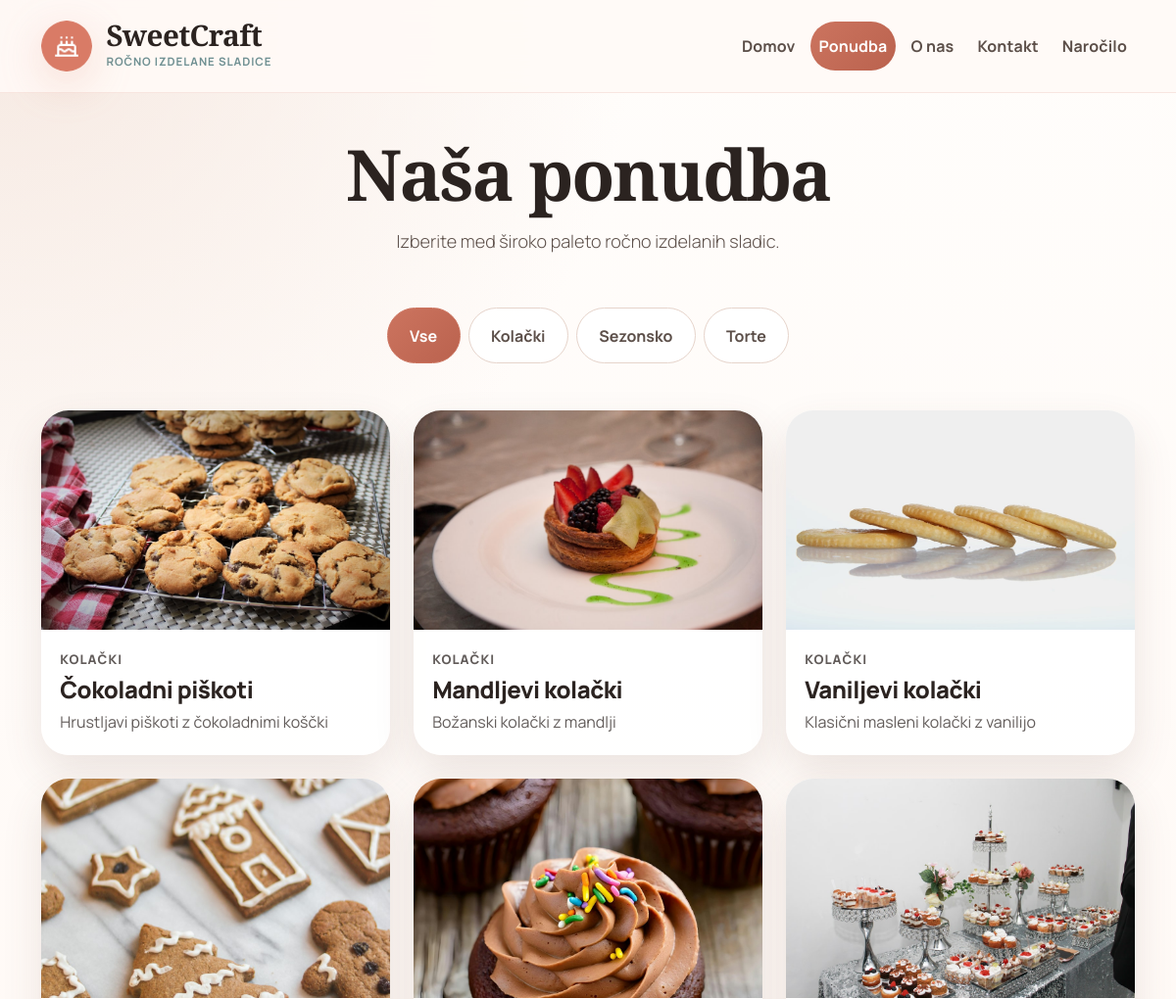
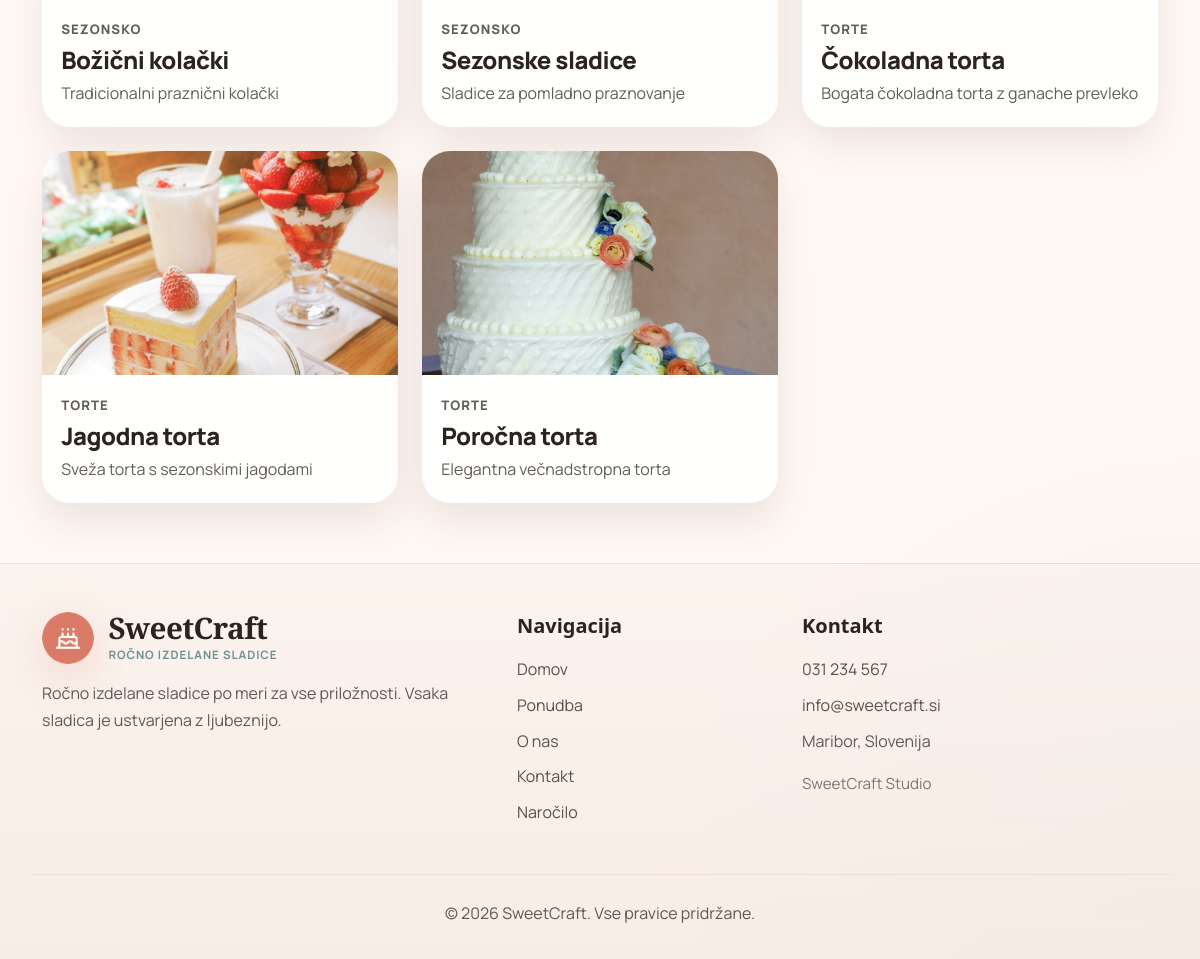
/data/www/ponudba.php, run on the app's committed database (2 pictures, top to bottom).
### tables this page shows
CREATE TABLE IF NOT EXISTS categories (
  id INT PRIMARY KEY AUTO_INCREMENT,
  slug VARCHAR(50) NOT NULL UNIQUE,
  name VARCHAR(100) NOT NULL,
  description VARCHAR(255) NOT NULL
);

CREATE TABLE IF NOT EXISTS products (
  id INT PRIMARY KEY AUTO_INCREMENT,
  category_id INT NOT NULL,
  name VARCHAR(150) NOT NULL,
  short_description VARCHAR(255) NOT NULL,
  description TEXT NOT NULL,
  image_path VARCHAR(255) NOT NULL,
  flavor VARCHAR(100) NOT NULL,
  size_label VARCHAR(100) NOT NULL,
  occasion_label VARCHAR(150) NOT NULL,
  CONSTRAINT fk_products_category
    FOREIGN KEY (category_id) REFERENCES categories(id)
    ON UPDATE CASCADE
    ON DELETE RESTRICT
);

### data/www/includes/catalog.php (called while the page is built, shortened)
<?php
function fetch_categories(?PDO $pdo): array
{
    $statement = $pdo->query(
        'SELECT id, slug, name, description FROM categories ORDER BY name'
    );
    return $statement->fetchAll();
}
function fetch_products(?PDO $pdo): array
{
    $statement = $pdo->query(
        <<<SQL
        SELECT
          p.id,
          p.category_id,
          p.name,
          p.short_description,
          p.description,
          p.image_path,
          p.flavor,
          p.size_label,
          p.occasion_label,
          c.slug AS category_slug,
          c.name AS category_name,
          c.description AS category_description
        FROM products p
        INNER JOIN categories c ON c.id = p.category_id
        ORDER BY c.name, p.name
        SQL
    );
    return array_map('normalize_product_record', $statement->fetchAll());
}
function normalize_product_record(array $product): array
{
    return [
        'id' => (int) $product['id'],
        'categoryId' => (int) $product['category_id'],
        'name' => $product['name'],
        'shortDescription' => $product['short_description'],
        'description' => $product['description'],
        'image' => $product['image_path'],
        'flavor' => $product['flavor'],
        'size' => $product['size_label'],
        'occasion' => $product['occasion_label'],
        'category' => $product['category_slug'],
        'categoryLabel' => $product['category_name'],
        'categoryDescription' => $product['category_description'],
    ];
}

### data/www/includes/config.php (called while the page is built, shortened)
<?php
if (!function_exists('h')) {
    function h(null|string|int|float $value): string
    {
        return htmlspecialchars((string) $value, ENT_QUOTES, 'UTF-8');
    }
}

### data/www/ponudba.php (the view, shortened to what this page needs)
<?php
require_once __DIR__ . '/includes/database.php';
require_once __DIR__ . '/includes/catalog.php';
$databaseStatusMessage = '';
$pdo = connect_database($databaseStatusMessage);
$categories = fetch_categories($pdo);
$products = fetch_products($pdo);
require __DIR__ . '/includes/head.php';
?>
<main class="page-main flex-grow-1">
  <section class="page-hero">
    <div class="container">
      <header class="center-copy text-center">
        <h1>Naša ponudba</h1>
        <p class="lead mb-0">Izberite med široko paleto ročno izdelanih sladic.</p>
      </header>
    </div>
  </section>
  <section class="page-section">
    <div class="container">
      <div
        class="d-flex flex-wrap justify-content-center gap-2 mb-5"
        role="group"
        aria-label="Filtriranje izdelkov"
      >
        <button class="btn filter-btn rounded-pill is-active" type="button" data-filter="vse" aria-pressed="true">Vse</button>
        <?php foreach ($categories as $category): ?>
          <button
            class="btn filter-btn rounded-pill"
            type="button"
            data-filter="<?= h($category['slug']) ?>"
            aria-pressed="false"
          >
            <?= h($category['name']) ?>
          </button>
        <?php endforeach; ?>
      </div>
      <div class="row g-4 row-cols-1 row-cols-md-2 row-cols-xl-3" data-product-grid>
        <?php foreach ($products as $product): ?>
          <div class="col" data-product-card data-category="<?= h($product['category']) ?>">
            <a class="card-link d-block h-100" href="izdelek.php?id=<?= h($product['id']) ?>">
              <article class="card product-card h-100 border-0 overflow-hidden">
                <div class="card-media product-card-media">
                  <img src="<?= h($product['image']) ?>" alt="<?= h($product['name']) ?>" />
                </div>
                <div class="card-body p-4">
                  <p class="eyebrow"><?= h($product['categoryLabel']) ?></p>
                  <h3 class="h4"><?= h($product['name']) ?></h3>
                  <p class="mb-0"><?= h($product['shortDescription']) ?></p>
                </div>
              </article>
            </a>
          </div>
        <?php endforeach; ?>
      </div>
    </div>
  </section>
</main>
<?php require __DIR__ . '/includes/footer.php'; ?>

### data on the page
categories: name "Kolački"
categories: name "Sezonsko"
categories: name "Torte"
products: image_path (picture), category.name "KOLAČKI", name "Čokoladni piškoti", short_description "Hrustljavi piškoti z čokoladnimi koščki"
products: image_path (picture), category.name "KOLAČKI", name "Mandljevi kolački", short_description "Božanski kolački z mandlji"
products: image_path (picture), category.name "KOLAČKI", name "Vaniljevi kolački", short_description "Klasični masleni kolački z vanilijo"
products: image_path (picture), category.name "SEZONSKO", name "Božični kolački", short_description "Tradicionalni praznični kolački"
products: image_path (picture), category.name "SEZONSKO", name "Sezonske sladice", short_description "Sladice za pomladno praznovanje"
products: image_path (picture), category.name "TORTE", name "Čokoladna torta", short_description "Bogata čokoladna torta z ganache prevleko"
products: image_path (picture), category.name "TORTE", name "Jagodna torta", short_description "Sveža torta s sezonskimi jagodami"
products: image_path (picture), category.name "TORTE", name "Poročna torta", short_description "Elegantna večnadstropna torta"

### other printed values
$siteConfig['name'] "SweetCraft"
$siteConfig['tagline'] "ROČNO IZDELANE SLADICE"
$item['label'] "Domov"
$item['label'] "Ponudba"
$item['label'] "O nas"
$item['label'] "Kontakt"
$item['label'] "Naročilo"
$siteConfig['phone'] "031 234 567"
$siteConfig['email'] "info@sweetcraft.si"
$siteConfig['city'] "Maribor"
$siteConfig['country'] "Slovenija"
